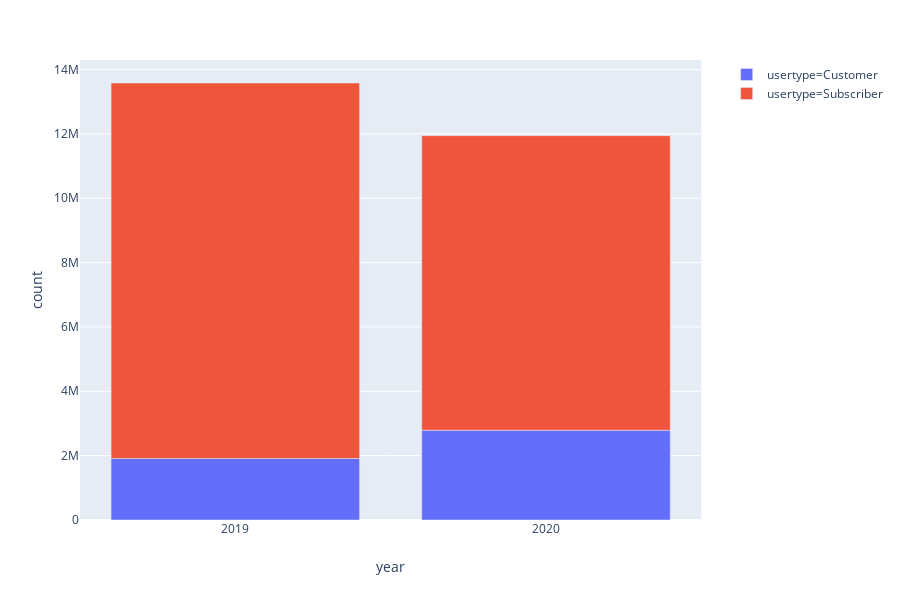

The code cell stored with this chart in its notebook:
### Code cell
fig = px.bar(grouped, x="year", y="count", color="usertype") 
fig.update_xaxes(type='category')
fig.show()

### Figure 1 — Plotly figure (JSON) as saved in the notebook; plotly's stock layout.template omitted (floating-point values rounded to 4 significant figures)
{"data": [{"alignmentgroup": "True", "hoverlabel": {"namelength": 0}, "hovertemplate": "usertype=Customer<br>year=%{x}<br>count=%{y}", "legendgroup": "usertype=Customer", "marker": {"color": "#636efa"}, "name": "usertype=Customer", "offsetgroup": "usertype=Customer", "orientation": "v", "showlegend": true, "textposition": "auto", "type": "bar", "x": ["2019", "2020"], "xaxis": "x", "y": [1911899, 2791178], "yaxis": "y"}, {"alignmentgroup": "True", "hoverlabel": {"namelength": 0}, "hovertemplate": "usertype=Subscriber<br>year=%{x}<br>count=%{y}", "legendgroup": "usertype=Subscriber", "marker": {"color": "#EF553B"}, "name": "usertype=Subscriber", "offsetgroup": "usertype=Subscriber", "orientation": "v", "showlegend": true, "textposition": "auto", "type": "bar", "x": ["2019", "2020"], "xaxis": "x", "y": [11668407, 9152952], "yaxis": "y"}], "layout": {"barmode": "relative", "height": 600, "legend": {"tracegroupgap": 0}, "margin": {"t": 60}, "xaxis": {"anchor": "y", "domain": [0, 0.98], "title": {"text": "year"}, "type": "category"}, "yaxis": {"anchor": "x", "domain": [0, 1], "title": {"text": "count"}}}}
